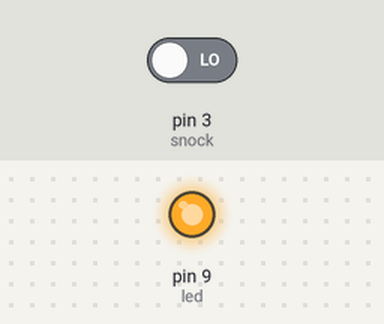
Bench run of a sketch on a simulated Arduino Uno, built with avr-gcc and run on an emulated ATmega328P. Shown: output pins drawn as LEDs (lit = HIGH). Inputs (shaded band) come from the test bench; at power-on: pin 3 (snock) LOW.

Above: at 1.2 s.
1.3 s: pin 3 (snock) driven HIGH
At 1.7 s:
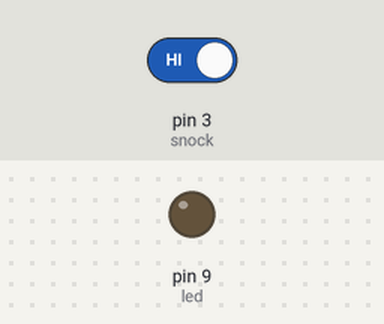
2.8 s: pin 3 (snock) driven LOW
At 4.1 s:
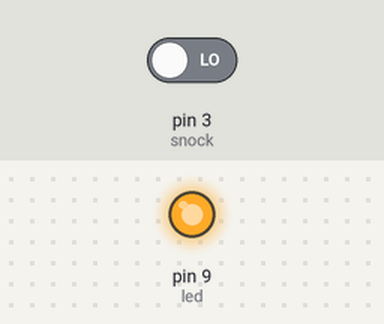
Timing chart, 0 to 5.8 s (numbered marks = the images above; inputs shaded):
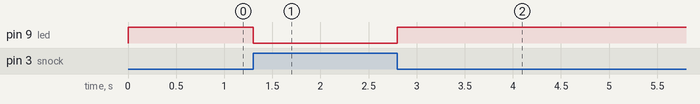

Measured:
- after the input at 1.3 s, pin 9 (led): HIGH → LOW at once
- after the input at 2.8 s, pin 9 (led): LOW → HIGH at once

The sketch:

Knock_Sensor.ino
```cpp
int led=9;
int snock=3;
int val;


void setup()
{
pinMode(led,OUTPUT);
pinMode(snock,INPUT);


}

void loop()
{

val=digitalRead(snock);
if(val==HIGH)
{
  digitalWrite(led,LOW);

}
else
{
  digitalWrite(led,HIGH);
}

}
```
